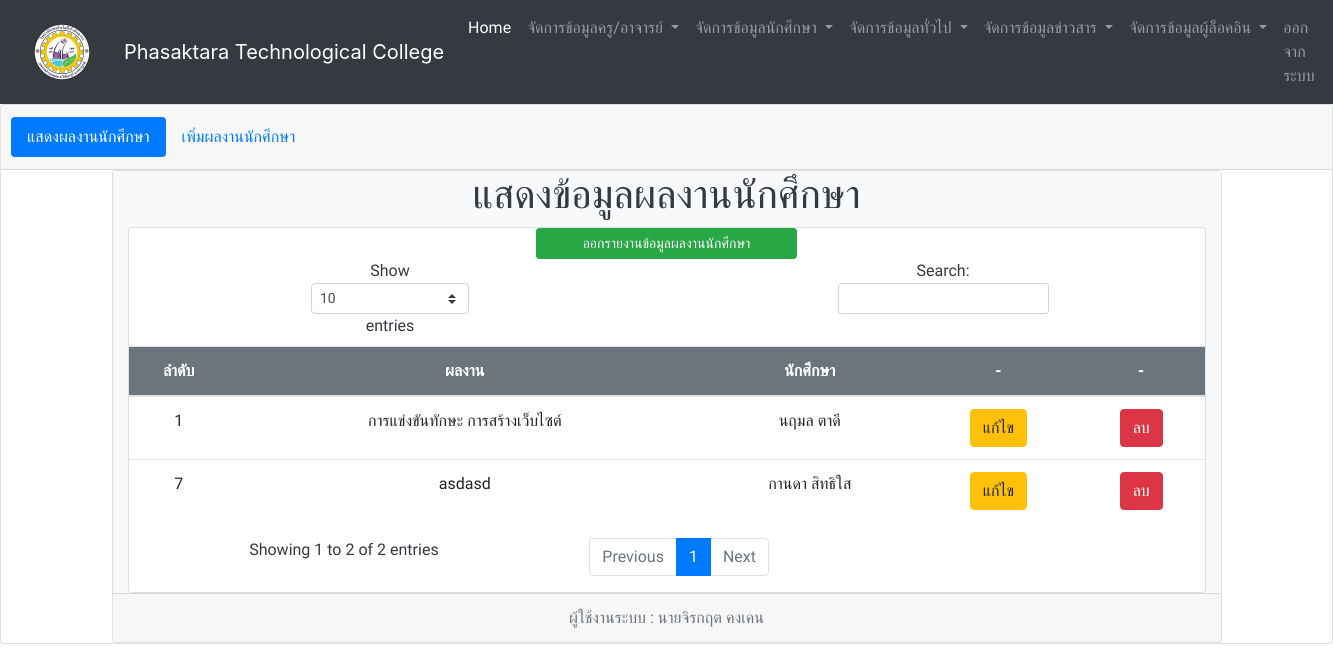
The app's page /showportfolio.php (signed in), older data.
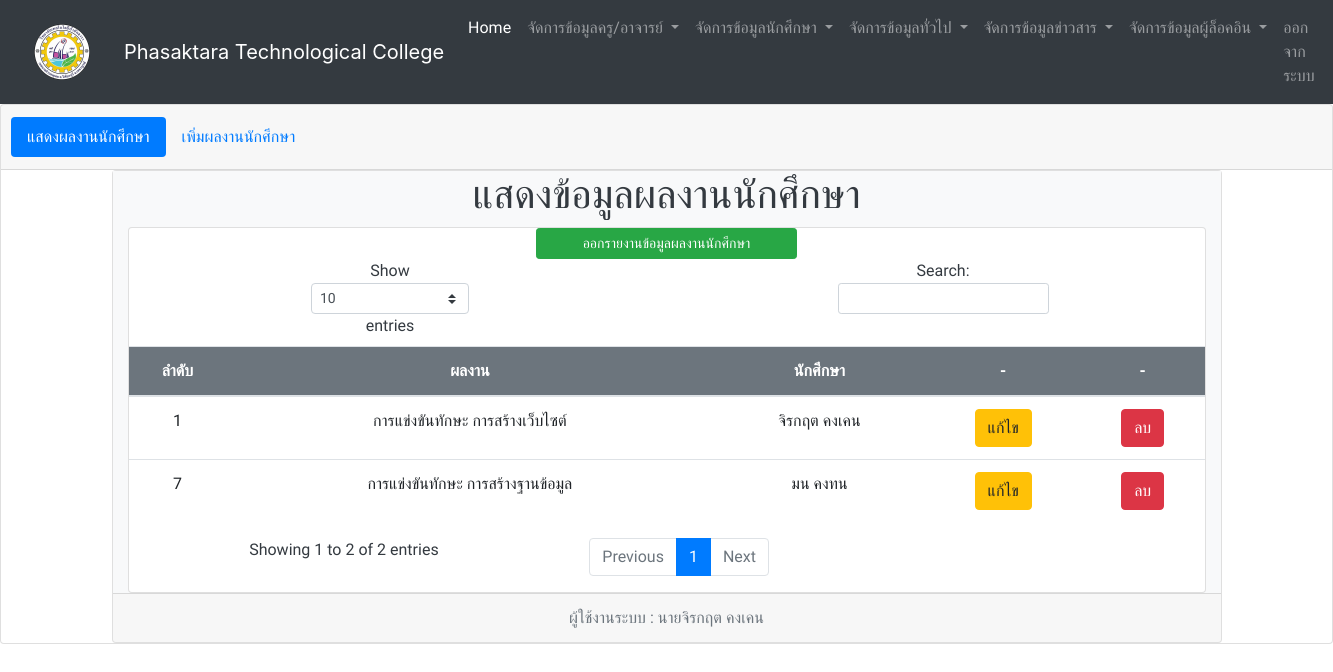
The same page, newer data.
### tables this page shows
CREATE TABLE `portfolio` (
  `p_id` int(11) NOT NULL,
  `p_name` varchar(100) NOT NULL,
  `p_detail` text NOT NULL,
  `s_username` varchar(13) NOT NULL,
  `t_id` tinyint(4) NOT NULL,
  `p_year` varchar(4) NOT NULL
);

CREATE TABLE `student` (
  `s_username` varchar(13) NOT NULL,
  `s_password` varchar(20) NOT NULL,
  `s_name` varchar(50) NOT NULL,
  `s_idcard` varchar(13) NOT NULL,
  `s_address` text NOT NULL,
  `s_tel` varchar(10) NOT NULL,
  `s_email` varchar(50) NOT NULL,
  `s_year` varchar(4) NOT NULL,
  `s_hbd` date NOT NULL,
  `s_brethren` int(11) NOT NULL,
  `st_id` char(1) NOT NULL,
  `s_child` varchar(2) NOT NULL,
  `class_id` int(11) NOT NULL,
  `f_id` varchar(13) NOT NULL,
  `m_id` varchar(13) NOT NULL,
  `pa_id` varchar(13) NOT NULL,
  `s_pic` varchar(200) NOT NULL
);

### showportfolio.php (the view, shortened to what this page needs)
<?php
if(isset($_SESSION["valid_uname"]) && isset($_SESSION["valid_pwd"]) && isset($_SESSION["userlevel"]) == '2'){
	include "connect.php";
	include "include/head_menu_admin.php";
	$valid_username = $_SESSION["valid_uname"];
	$sql = "SELECT *
			FROM teacher where t_username = '$valid_username'";
	$result = mysqli_query($conn,$sql)
	 or die("3.ไม่สามารถประมวลผลคำสั่งได้").mysqli_error();
	 $rs = mysqli_fetch_array($result)
?>
<div class="card text-center">
  <div class="card-header">
    <ul class="nav nav-pills card-header-pills">
      <li class="nav-item">
        <a class="nav-link active" href="showportfolio.php">แสดงผลงานนักศึกษา</a>
      </li>
      <li class="nav-item">
        <a class="nav-link" href="frm_addportfolio.php">เพิ่มผลงานนักศึกษา</a>
      </li>
    </ul>
  </div>
  <div class="container" align="center">
  <div class="card text-center">
<div class="container-fluid h-100 bg-light text-dark">
  <div class="row justify-content-center align-items-center">
    <h1>แสดงข้อมูลผลงานนักศึกษา</h1>
  </div>
<div class="card text"  style="max-width: 1100px;" >
  <div class="row no-gutters">
    <div class="col-md-12">
    <div class="col"><?php echo "<a href=\"print_portfolio.php?\">"; ?><button class="col-3 btn btn-success btn-sm float-center" >ออกรายงานข้อมูลผลงานนักศึกษา</button><?php echo "</a>"; ?></div>
<table class="table table-hover"  id="mytable">
  <thead>
    <tr class="bg-secondary text-white" >
      <th scope="col">ลำดับ</th>
      <th scope="col">ผลงาน</th>
      <th scope="col">นักศึกษา</th>
      <th scope="col">-</th>
      <th scope="col">-</th>
    </tr>
  </thead>
  <tbody>
  <?php
  $sql2 = "SELECT *
			FROM portfolio
				INNER JOIN student ON (portfolio.s_username = student.s_username)
					ORDER BY p_id DESC";
	$result2 = mysqli_query($conn,$sql2)
	 or die("3.ไม่สามารถประมวลผลคำสั่งได้").mysqli_error();
	while($rs2=mysqli_fetch_array($result2)){
?>
    <tr>
      <td><?php echo"$rs2[p_id]";?></td>
      <td><?php echo"$rs2[p_name]";?></td>
      <td><?php echo"$rs2[s_name]";?></td>
      <td><?php echo "<a href=\"edit_portfolio.php?p_id=$rs2[p_id]\">"; ?><button type="button" class="btn btn-warning">แก้ไข</button><?php echo "</a>"; ?></td>
      <td><?php echo "<a href=\"del_portfolio.php?p_id=$rs2[p_id]\">"; ?><button type="button" class="btn btn-danger">ลบ</button><?php echo "</a>"; ?></td>
    </tr>
<?php
	}
?>
  </tbody>
</table>
</div>
 </div>
  </div>
</div>
  <div class="card-footer text-muted">
    ผู้ใช้งานระบบ : <?php echo"$rs[t_name]";?>
  </div>
  <?php
} else {
    echo "<script> alert('Please Login');window.location = 'index.php';</script>";
    exit();
}
?>

Row changes from the older to the newer data that the page shows:
changed portfolio id 7: p_name "asdasd" → "การแข่งขันทักษะ การสร้างฐานข้อมูล"; s_username.s_name "กานดา สิทธิใส" → "มน คงทน"
changed through a linked row, portfolio "การแข่งขันทักษะ การสร้างเว็บไซต์": s_username.s_name "นฤมล ตาดี" → "จิรกฤต คงเคน"
